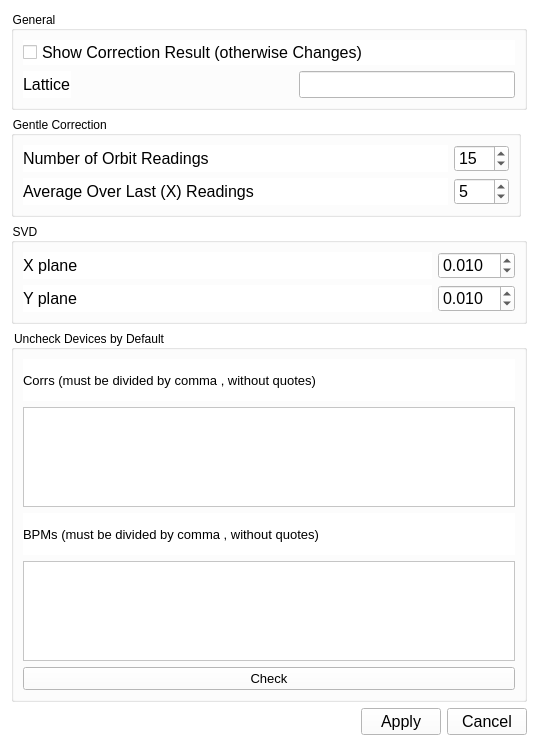
<?xml version="1.0" encoding="UTF-8"?>
<ui version="4.0">
 <class>Form</class>
 <widget class="QWidget" name="Form">
  <property name="geometry">
   <rect>
    <x>0</x>
    <y>0</y>
    <width>538</width>
    <height>746</height>
   </rect>
  </property>
  <property name="minimumSize">
   <size>
    <width>0</width>
    <height>0</height>
   </size>
  </property>
  <property name="contextMenuPolicy">
   <enum>Qt::CustomContextMenu</enum>
  </property>
  <property name="windowTitle">
   <string>Ocelot Interface</string>
  </property>
  <property name="styleSheet">
   <string notr="true">background-color: white</string>
  </property>
  <layout class="QGridLayout" name="gridLayout_2">
   <item row="0" column="1">
    <layout class="QGridLayout" name="gridLayout">
     <item row="3" column="0" colspan="2">
      <widget class="QGroupBox" name="groupBox">
       <property name="sizePolicy">
        <sizepolicy hsizetype="Minimum" vsizetype="Minimum">
         <horstretch>0</horstretch>
         <verstretch>0</verstretch>
        </sizepolicy>
       </property>
       <property name="minimumSize">
        <size>
         <width>0</width>
         <height>0</height>
        </size>
       </property>
       <property name="maximumSize">
        <size>
         <width>16777215</width>
         <height>16777215</height>
        </size>
       </property>
       <property name="title">
        <string>General</string>
       </property>
       <layout class="QGridLayout" name="gridLayout_4">
        <item row="2" column="0">
         <layout class="QGridLayout" name="gridLayout_3">
          <item row="1" column="0">
           <widget class="QLabel" name="label_4">
            <property name="font">
             <font>
              <pointsize>12</pointsize>
             </font>
            </property>
            <property name="text">
             <string>Lattice</string>
            </property>
           </widget>
          </item>
          <item row="1" column="2">
           <widget class="QLineEdit" name="le_lattice">
            <property name="font">
             <font>
              <pointsize>12</pointsize>
             </font>
            </property>
           </widget>
          </item>
          <item row="0" column="0" colspan="3">
           <widget class="QCheckBox" name="cb_show_correction_result">
            <property name="font">
             <font>
              <pointsize>12</pointsize>
             </font>
            </property>
            <property name="text">
             <string>Show Correction Result (otherwise Changes)</string>
            </property>
           </widget>
          </item>
          <item row="1" column="1">
           <spacer name="horizontalSpacer_2">
            <property name="orientation">
             <enum>Qt::Horizontal</enum>
            </property>
            <property name="sizeHint" stdset="0">
             <size>
              <width>40</width>
              <height>20</height>
             </size>
            </property>
           </spacer>
          </item>
         </layout>
        </item>
       </layout>
      </widget>
     </item>
     <item row="6" column="0">
      <widget class="QGroupBox" name="groupBox_2">
       <property name="sizePolicy">
        <sizepolicy hsizetype="Minimum" vsizetype="Minimum">
         <horstretch>0</horstretch>
         <verstretch>0</verstretch>
        </sizepolicy>
       </property>
       <property name="maximumSize">
        <size>
         <width>16777215</width>
         <height>16777215</height>
        </size>
       </property>
       <property name="title">
        <string>Gentle Correction </string>
       </property>
       <layout class="QGridLayout" name="gridLayout_6">
        <item row="0" column="1">
         <layout class="QGridLayout" name="gridLayout_5">
          <item row="0" column="0">
           <widget class="QLabel" name="label_2">
            <property name="sizePolicy">
             <sizepolicy hsizetype="Minimum" vsizetype="Minimum">
              <horstretch>0</horstretch>
              <verstretch>0</verstretch>
             </sizepolicy>
            </property>
            <property name="font">
             <font>
              <pointsize>12</pointsize>
             </font>
            </property>
            <property name="text">
             <string>Number of Orbit Readings</string>
            </property>
           </widget>
          </item>
          <item row="0" column="1">
           <widget class="QSpinBox" name="sb_nreadings">
            <property name="sizePolicy">
             <sizepolicy hsizetype="Minimum" vsizetype="Minimum">
              <horstretch>0</horstretch>
              <verstretch>0</verstretch>
             </sizepolicy>
            </property>
            <property name="font">
             <font>
              <pointsize>12</pointsize>
             </font>
            </property>
            <property name="maximum">
             <number>100</number>
            </property>
            <property name="singleStep">
             <number>1</number>
            </property>
            <property name="value">
             <number>15</number>
            </property>
           </widget>
          </item>
          <item row="1" column="0">
           <widget class="QLabel" name="label_8">
            <property name="sizePolicy">
             <sizepolicy hsizetype="Expanding" vsizetype="Preferred">
              <horstretch>0</horstretch>
              <verstretch>0</verstretch>
             </sizepolicy>
            </property>
            <property name="font">
             <font>
              <pointsize>12</pointsize>
             </font>
            </property>
            <property name="text">
             <string>Average Over Last (X) Readings</string>
            </property>
           </widget>
          </item>
          <item row="1" column="1">
           <widget class="QSpinBox" name="sb_nlast">
            <property name="sizePolicy">
             <sizepolicy hsizetype="Minimum" vsizetype="Minimum">
              <horstretch>0</horstretch>
              <verstretch>0</verstretch>
             </sizepolicy>
            </property>
            <property name="font">
             <font>
              <pointsize>12</pointsize>
             </font>
            </property>
            <property name="maximum">
             <number>100</number>
            </property>
            <property name="singleStep">
             <number>1</number>
            </property>
            <property name="value">
             <number>5</number>
            </property>
           </widget>
          </item>
         </layout>
        </item>
       </layout>
      </widget>
     </item>
    </layout>
   </item>
   <item row="3" column="1">
    <layout class="QHBoxLayout" name="horizontalLayout">
     <item>
      <spacer name="horizontalSpacer">
       <property name="orientation">
        <enum>Qt::Horizontal</enum>
       </property>
       <property name="sizeHint" stdset="0">
        <size>
         <width>40</width>
         <height>20</height>
        </size>
       </property>
      </spacer>
     </item>
     <item>
      <widget class="QPushButton" name="pb_apply">
       <property name="minimumSize">
        <size>
         <width>0</width>
         <height>0</height>
        </size>
       </property>
       <property name="font">
        <font>
         <pointsize>12</pointsize>
         <weight>50</weight>
         <bold>false</bold>
        </font>
       </property>
       <property name="text">
        <string>Apply</string>
       </property>
      </widget>
     </item>
     <item>
      <widget class="QPushButton" name="pb_cancel">
       <property name="minimumSize">
        <size>
         <width>0</width>
         <height>0</height>
        </size>
       </property>
       <property name="font">
        <font>
         <pointsize>12</pointsize>
         <weight>50</weight>
         <bold>false</bold>
        </font>
       </property>
       <property name="text">
        <string>Cancel</string>
       </property>
      </widget>
     </item>
    </layout>
   </item>
   <item row="1" column="1">
    <widget class="QGroupBox" name="groupBox_3">
     <property name="sizePolicy">
      <sizepolicy hsizetype="Minimum" vsizetype="Minimum">
       <horstretch>0</horstretch>
       <verstretch>0</verstretch>
      </sizepolicy>
     </property>
     <property name="maximumSize">
      <size>
       <width>16777215</width>
       <height>16777215</height>
      </size>
     </property>
     <property name="title">
      <string>SVD</string>
     </property>
     <layout class="QGridLayout" name="gridLayout_7">
      <item row="0" column="1">
       <layout class="QGridLayout" name="gridLayout_8">
        <item row="1" column="0">
         <widget class="QLabel" name="label_10">
          <property name="sizePolicy">
           <sizepolicy hsizetype="Expanding" vsizetype="Preferred">
            <horstretch>0</horstretch>
            <verstretch>0</verstretch>
           </sizepolicy>
          </property>
          <property name="font">
           <font>
            <pointsize>12</pointsize>
           </font>
          </property>
          <property name="text">
           <string>Y plane</string>
          </property>
         </widget>
        </item>
        <item row="0" column="0">
         <widget class="QLabel" name="label_3">
          <property name="sizePolicy">
           <sizepolicy hsizetype="Minimum" vsizetype="Minimum">
            <horstretch>0</horstretch>
            <verstretch>0</verstretch>
           </sizepolicy>
          </property>
          <property name="font">
           <font>
            <pointsize>12</pointsize>
           </font>
          </property>
          <property name="text">
           <string>X plane</string>
          </property>
         </widget>
        </item>
        <item row="0" column="2">
         <widget class="QDoubleSpinBox" name="sb_epsilon_x">
          <property name="font">
           <font>
            <pointsize>12</pointsize>
            <weight>50</weight>
            <bold>false</bold>
           </font>
          </property>
          <property name="locale">
           <locale language="English" country="UnitedStates"/>
          </property>
          <property name="decimals">
           <number>3</number>
          </property>
          <property name="value">
           <double>0.010000000000000</double>
          </property>
         </widget>
        </item>
        <item row="1" column="2">
         <widget class="QDoubleSpinBox" name="sb_epsilon_y">
          <property name="font">
           <font>
            <pointsize>12</pointsize>
            <weight>50</weight>
            <bold>false</bold>
           </font>
          </property>
          <property name="locale">
           <locale language="English" country="UnitedStates"/>
          </property>
          <property name="decimals">
           <number>3</number>
          </property>
          <property name="value">
           <double>0.010000000000000</double>
          </property>
         </widget>
        </item>
       </layout>
      </item>
     </layout>
    </widget>
   </item>
   <item row="2" column="1">
    <widget class="QGroupBox" name="groupBox_4">
     <property name="sizePolicy">
      <sizepolicy hsizetype="Minimum" vsizetype="Minimum">
       <horstretch>0</horstretch>
       <verstretch>0</verstretch>
      </sizepolicy>
     </property>
     <property name="maximumSize">
      <size>
       <width>16777215</width>
       <height>16777215</height>
      </size>
     </property>
     <property name="title">
      <string>Uncheck Devices by Default</string>
     </property>
     <layout class="QGridLayout" name="gridLayout_9">
      <item row="0" column="1">
       <layout class="QGridLayout" name="gridLayout_10">
        <item row="3" column="0">
         <widget class="QTextEdit" name="te_bpms">
          <property name="maximumSize">
           <size>
            <width>16777215</width>
            <height>100</height>
           </size>
          </property>
         </widget>
        </item>
        <item row="1" column="0">
         <widget class="QTextEdit" name="te_corrs">
          <property name="maximumSize">
           <size>
            <width>16777215</width>
            <height>100</height>
           </size>
          </property>
         </widget>
        </item>
        <item row="4" column="0">
         <widget class="QPushButton" name="pb_check">
          <property name="font">
           <font>
            <pointsize>10</pointsize>
           </font>
          </property>
          <property name="text">
           <string>Check</string>
          </property>
         </widget>
        </item>
        <item row="2" column="0">
         <widget class="QLabel" name="label">
          <property name="font">
           <font>
            <pointsize>10</pointsize>
           </font>
          </property>
          <property name="text">
           <string>BPMs (must be divided by comma , without quotes)</string>
          </property>
         </widget>
        </item>
        <item row="0" column="0">
         <widget class="QLabel" name="label_5">
          <property name="font">
           <font>
            <pointsize>10</pointsize>
           </font>
          </property>
          <property name="text">
           <string>Corrs (must be divided by comma , without quotes)</string>
          </property>
         </widget>
        </item>
       </layout>
      </item>
     </layout>
    </widget>
   </item>
  </layout>
 </widget>
 <resources/>
 <connections/>
</ui>
